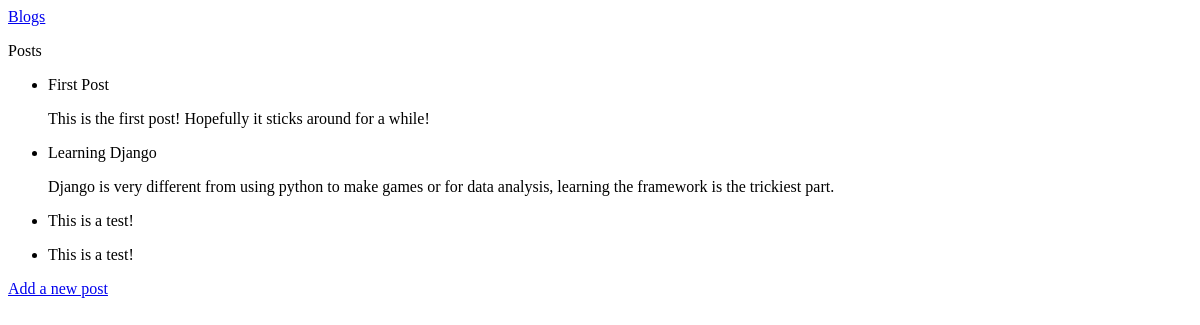
Before: / with the older database file.
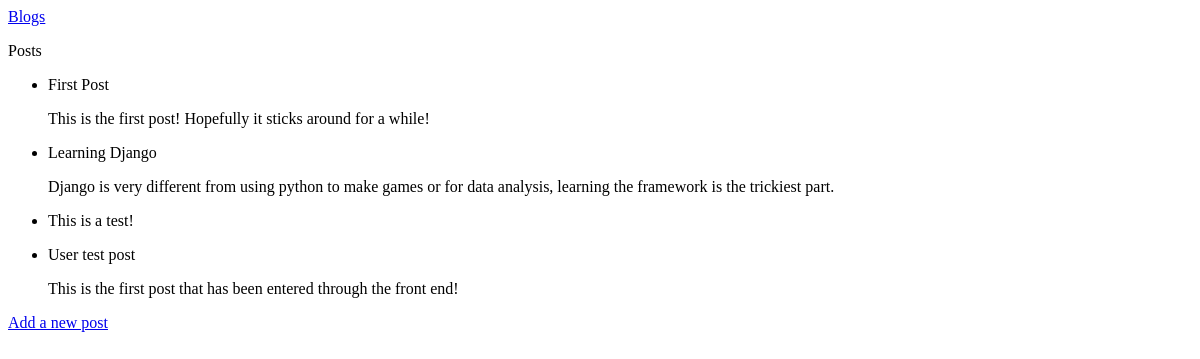
After: the same page with the newer database file.
### blogs/models.py (models this page shows, shortened)
class BlogPost(models.Model):
    title = models.CharField(max_length=200)
    text = models.TextField()
    date_added = models.DateTimeField(auto_now_add=True)

### blogs/views.py (the view)
# urls.py: path('', views.index, name='index'),
def index(request):
    posts = BlogPost.objects.order_by('date_added')
    context = {'posts': posts}
    return render(request, 'blogs/index.html', context)

### blogs/templates/blogs/index.html
{% extends "blogs/base.html" %}
{% block content%}
<p>Posts</p>
<ul>
    {% for post in posts %}
    <li>
        <p>{{ post.title }}</p>
        <p>{{ post.text }}</p>
    </li>
    {% empty %}
    <li>No Posts have been made yet</li>
    {% endfor %}
</ul>
<a href="{% url 'blogs:new_blog' %}">Add a new post</a>
{% endblock content %}

### blogs/templates/blogs/base.html
<p>
    <a href="{% url 'blogs:index' %}"> Blogs</a>
</p>
{% block content %}{% endblock content %}

Changed rows visible on the page:
removed BlogPost: text "This is a test!"
added BlogPost: title "User test post", text "This is the first post that has been entered through the front end!"
